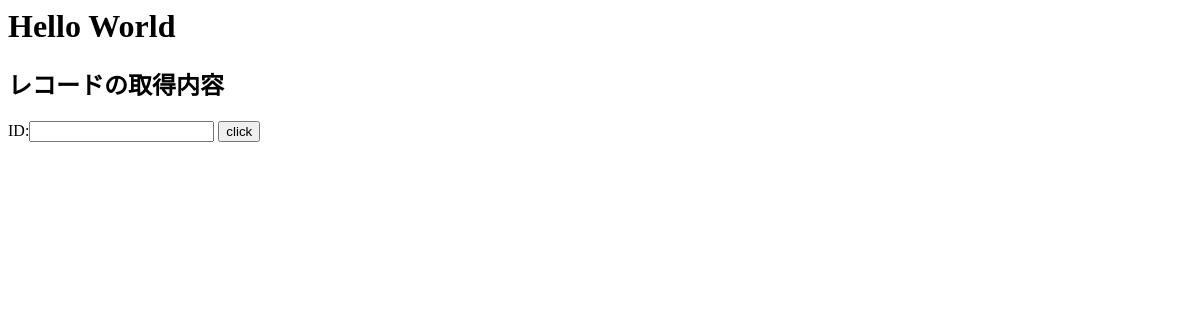
/polls/sample, run on an earlier commit of the app's database.
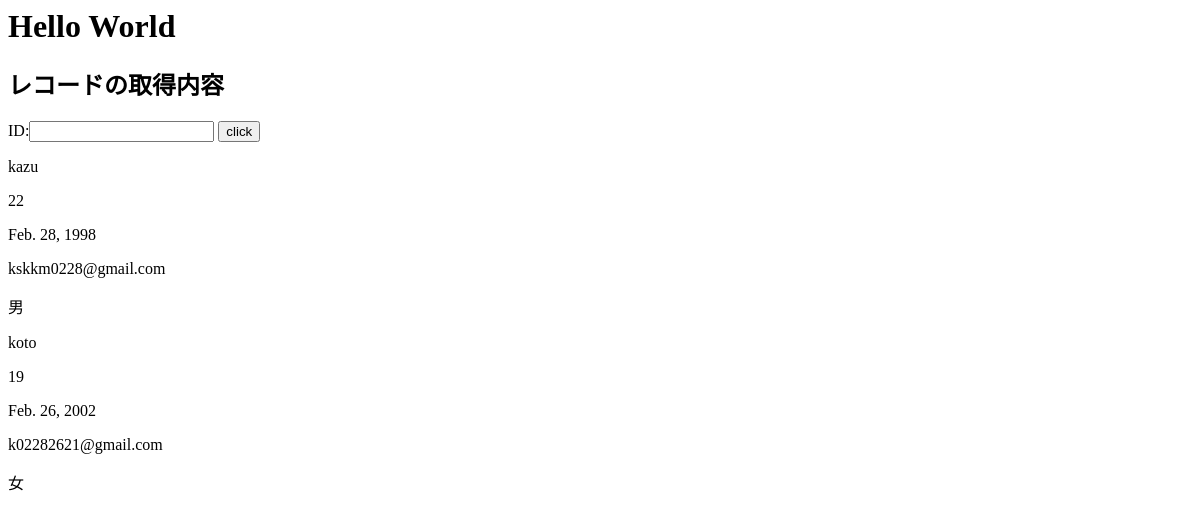
And on a later commit of the database.
### polls/models.py (models this page shows)
class Person(models.Model):
    name = models.CharField(max_length=50)
    age = models.IntegerField(default=0)
    birthday = models.DateField()
    mail = models.EmailField(max_length=100)
    gender = models.BooleanField()

### polls/views.py (the view, shortened to what this page needs)
# urls.py: path('sample', SampleTemplateView.as_view(), name='index'),
class SampleTemplateView(TemplateView):
    template_name = "polls/index.html"
    def get_context_data(self, **kwargs):
        context = super().get_context_data(**kwargs)
        context["data"] = Person.objects.all()
        context["form"] = PersonForm()
        return context

### polls/forms.py
class PersonForm(forms.Form):
    id  = forms.IntegerField(label='ID')

### polls/templates/polls/index.html (shortened to what this page needs)
<html>
<head>
</head>
<body>
<h1>Hello World</h1>
<h2>レコードの取得内容</h2>
<form action="{% url 'index' %}" method='post'>
    {{ form }}
    <tr><td></td><td><input type='submit' value='click'></td></tr>
</form>
{% for item in data %}
    <p>{{ item.name }}</p>
    <p>{{ item.age }}</p>
    <p>{{ item.birthday }}</p>
    <p>{{ item.mail }}</p>
    {% if item.gender == True %}男{% endif %}
    {% if item.gender == False %}女{% endif %}
{% endfor %}
</body>
</html>

What changed in the data, as far as the page shows it:
added Person: name "kazu", age "22", birthday "Feb. 28, 1998", mail "kskkm0228@gmail.com", gender "男"
added Person: name "koto", age "19", birthday "Feb. 26, 2002", mail "k02282621@gmail.com", gender "女"
